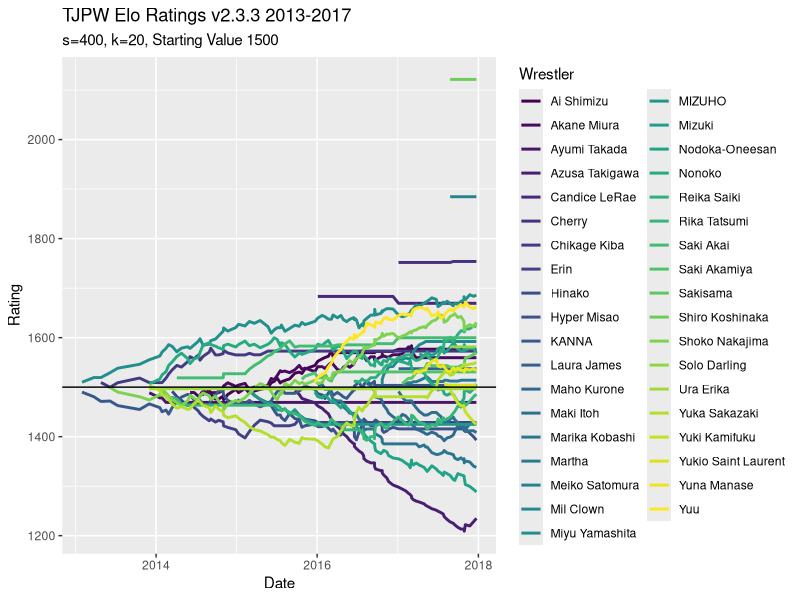
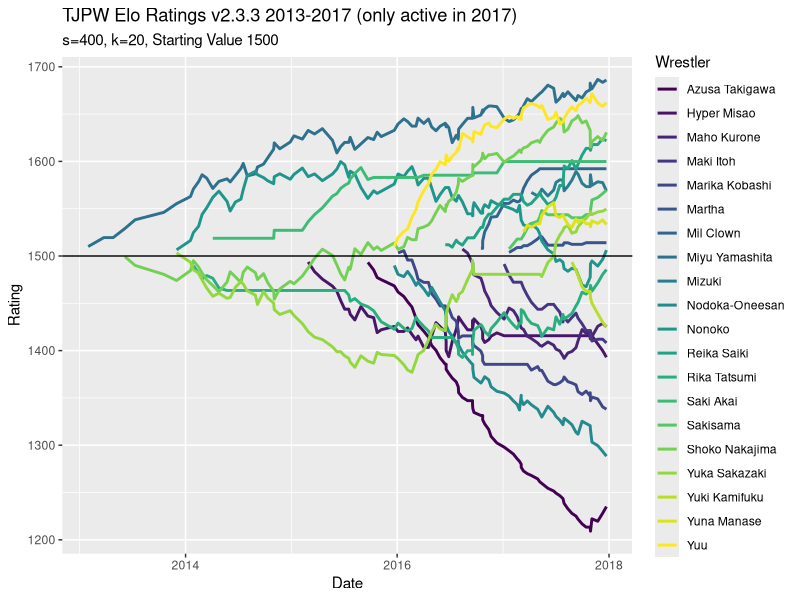

Write R code to recreate these figures, in order.
## ---- chunk 1
knitr::opts_chunk$set(echo = TRUE)
library(tidyverse)
library(readxl)
safe_colorblind_palette <- c("#88CCEE", "#CC6677", "#DDCC77", "#117733", "#332288", "#AA4499", 
                             "#44AA99", "#999933", "#882255", "#661100", "#6699CC", "#888888")
## ---- chunk 2
tjpw13 = read_excel("TJPW Metrics.xlsx", sheet = 2, col_types = c("guess", "date", "guess", "guess", "guess", "text", rep("guess", 14)))

tjpw14 = read_excel("TJPW Metrics.xlsx", sheet = 3, col_types = c("guess", "date", "guess", "guess", "guess", "text", rep("guess", 14)))

tjpw15 = read_excel("TJPW Metrics.xlsx", sheet = 4, col_types = c("guess", "date", "guess", "guess", "guess", "text", rep("guess", 14)))

tjpw16 = read_excel("TJPW Metrics.xlsx", sheet = 5, col_types = c("guess", "date", "guess", "guess", "guess", "text", rep("guess", 14)))

tjpw17 = read_excel("TJPW Metrics.xlsx", sheet = 6, col_types = c("guess", "date", "guess", "guess", "guess", "text", rep("guess", 14)))

tjpw = rbind(tjpw13, tjpw14, tjpw15, tjpw16, tjpw17)
## ---- chunk 3
singles = tjpw %>% 
  filter(`Match Type` == "Singles")

tag = tjpw %>% 
  filter(`Match Type` == "Tag")

threeway = tjpw %>% 
  filter(`Match Type` == "3 Way")

sixperson = tjpw %>% 
  filter(`Match Type` == "6 Person Tag")
## ---- chunk 4
summary(factor(tjpw$Event))
## ---- chunk 5
expected <- function(ra, rb, s = 400){
  expected_outcome = 1 / (1 + 10^((rb - ra)/s))
  return(expected_outcome)
} 
## ---- chunk 6
new_rating <- function(ra, rb, outcome, k = 20){
  new = ra + k * (outcome - expected(ra, rb))
  return(new)
}

new_rating_threeway <- function(r1, r2, r3, outcome, k = 20){
  expected_threeway = (expected(r1, r2) + expected(r1, r3)) / 3
  new = r1 + k * (outcome - expected_threeway)
  return(new)
}
## ---- chunk 7

events_dates = tjpw %>% 
  select(Event, Date) %>% 
  distinct(Event, .keep_all = T)
## ---- chunk 8
wrestlers = as.vector(rbind(tjpw$`Wrestler 1`, tjpw$`Wrestler 2`, tjpw$`Wrestler 3`,
                            tjpw$`Wrestler 4`, tjpw$`Wrestler 5`, tjpw$`Wrestler 6`)) %>% 
  unique() %>% 
  na.omit()
## ---- chunk 9
prior_exp = read_excel("TJPW Metrics.xlsx", sheet = 7)
## ---- chunk 10
Ratings = data.frame(matrix(nrow = nrow(events_dates), ncol = length(wrestlers)+2))
colnames(Ratings) = c("Event", "Date", wrestlers)
Ratings$Event = events_dates$Event
Ratings$Date = events_dates$Date

starting_ratings = c(1500, 1500, rep(NA, length(wrestlers)-2))
## ---- chunk 11
#V1
calculate_new_ratings <- function(indiv_event){
  this_event = singles %>% 
    filter(Event == indiv_event)
  
  prior_ratings = if(indiv_event == "The First Meeting"){
    starting_ratings
  }
  else{
    Ratings[which(Ratings$Event == indiv_event) - 1,3:ncol(Ratings)]
  }
  
  new_ratings = prior_ratings
  for(i in 1:nrow(this_event)){
    W1 = which(colnames(Ratings) == this_event$`Wrestler 1`[i])
    W2 = which(colnames(Ratings) == this_event$`Wrestler 2`[i])
    prior_ratings[W1-2] = ifelse(!is.na(prior_ratings[W1-2]), prior_ratings[W1-2], 1500)
    prior_ratings[W2-2] = ifelse(!is.na(prior_ratings[W2-2]), prior_ratings[W2-2], 1500)
    if(this_event$Decision[i] == "Time Limit Draw"){
      new_ratings[W1-2] =  new_rating(prior_ratings[W1-2], prior_ratings[W2-2], 0.5)
      new_ratings[W2-2] =  new_rating(prior_ratings[W2-2], prior_ratings[W1-2], 0.5)
    }
    else{
      new_ratings[W1-2] =  new_rating(prior_ratings[W1-2], prior_ratings[W2-2], 1)
      new_ratings[W2-2] =  new_rating(prior_ratings[W2-2], prior_ratings[W1-2], 0)
    }
  }
  return(new_ratings)
}
## ---- chunk 12
#V2.4 (Prior Experience Used For Starting Ratings)
calculate_new_ratings2 <- function(indiv_event){
  this_event = tjpw %>% 
    filter(Event == indiv_event)
  
  prior_ratings = if(indiv_event == "The First Meeting"){
    starting_ratings
  }
  else{
    Ratings[which(Ratings$Event == indiv_event) - 1,3:ncol(Ratings)]
  }
  
  new_ratings = prior_ratings
  for(i in 1:nrow(this_event)){
    if(this_event$`Match Type`[i] == "Singles"){
       W1 = which(colnames(Ratings) == this_event$`Wrestler 1`[i])
       W2 = which(colnames(Ratings) == this_event$`Wrestler 2`[i])
       prior_ratings[W1-2] = ifelse(!is.na(prior_ratings[W1-2]), prior_ratings[W1-2],
                                    1500 + 20 * prior_exp$Years[which(prior_exp$Wrestler == this_event$`Wrestler 1`[i])])
       prior_ratings[W2-2] = ifelse(!is.na(prior_ratings[W2-2]), prior_ratings[W2-2],
                                    1500 + 20 * prior_exp$Years[which(prior_exp$Wrestler == this_event$`Wrestler 2`[i])])
       if(this_event$Decision[i] == "Time Limit Draw"){
         new_ratings[W1-2] =  new_rating(prior_ratings[W1-2], prior_ratings[W2-2], 0.5)
         new_ratings[W2-2] =  new_rating(prior_ratings[W2-2], prior_ratings[W1-2], 0.5)
       }
       else{
         new_ratings[W1-2] =  new_rating(prior_ratings[W1-2], prior_ratings[W2-2], 1)
         new_ratings[W2-2] =  new_rating(prior_ratings[W2-2], prior_ratings[W1-2], 0)
       }
    }
    if(this_event$`Match Type`[i] == "Tag"){
      W1 = which(colnames(Ratings) == this_event$`Wrestler 1`[i])
      W2 = which(colnames(Ratings) == this_event$`Wrestler 2`[i])
      W3 = which(colnames(Ratings) == this_event$`Wrestler 3`[i])
      W4 = which(colnames(Ratings) == this_event$`Wrestler 4`[i])
      prior_ratings[W1-2] = ifelse(!is.na(prior_ratings[W1-2]), prior_ratings[W1-2], 1500 + 20 * prior_exp$Years[which(prior_exp$Wrestler == this_event$`Wrestler 1`[i])])
      prior_ratings[W2-2] = ifelse(!is.na(prior_ratings[W2-2]), prior_ratings[W2-2], 1500 + 20 * prior_exp$Years[which(prior_exp$Wrestler == this_event$`Wrestler 2`[i])])
      prior_ratings[W3-2] = ifelse(!is.na(prior_ratings[W3-2]), prior_ratings[W3-2], 1500 + 20 * prior_exp$Years[which(prior_exp$Wrestler == this_event$`Wrestler 3`[i])])
      prior_ratings[W4-2] = ifelse(!is.na(prior_ratings[W4-2]), prior_ratings[W4-2], 1500 + 20 * prior_exp$Years[which(prior_exp$Wrestler == this_event$`Wrestler 4`[i])])
      prior_team1_rating = mean(c(as.double(prior_ratings[W1-2]),
                                  as.double(prior_ratings[W2-2])))
      prior_team2_rating = mean(c(as.double(prior_ratings[W3-2]),
                                  as.double(prior_ratings[W4-2])))
      if(this_event$Decision[i] == "Time Limit Draw"){
        new_team1_rating = new_rating(prior_team1_rating, prior_team2_rating, 0.5)
        new_team2_rating = new_rating(prior_team2_rating, prior_team1_rating, 0.5)
      }
      else{
        new_team1_rating = new_rating(prior_team1_rating, prior_team2_rating, 1)
        new_team2_rating = new_rating(prior_team2_rating, prior_team1_rating, 0)
      }
      new_ratings[W1-2] = prior_ratings[W1-2] + (new_team1_rating - prior_team1_rating) * (2/3)
      new_ratings[W2-2] = prior_ratings[W2-2] + (new_team1_rating - prior_team1_rating) * (1/3)
      new_ratings[W3-2] = prior_ratings[W3-2] + (new_team2_rating - prior_team2_rating) * (2/3)
      new_ratings[W4-2] = prior_ratings[W4-2] + (new_team2_rating - prior_team2_rating) * (1/3)
    }
    if(this_event$`Match Type`[i] == "6 Person Tag"){
      W1 = which(colnames(Ratings) == this_event$`Wrestler 1`[i])
      W2 = which(colnames(Ratings) == this_event$`Wrestler 2`[i])
      W3 = which(colnames(Ratings) == this_event$`Wrestler 3`[i])
      W4 = which(colnames(Ratings) == this_event$`Wrestler 4`[i])
      W5 = which(colnames(Ratings) == this_event$`Wrestler 5`[i])
      W6 = which(colnames(Ratings) == this_event$`Wrestler 6`[i])
      prior_ratings[W1-2] = ifelse(!is.na(prior_ratings[W1-2]), prior_ratings[W1-2], 1500 + 20 * prior_exp$Years[which(prior_exp$Wrestler == this_event$`Wrestler 1`[i])])
      prior_ratings[W2-2] = ifelse(!is.na(prior_ratings[W2-2]), prior_ratings[W2-2], 1500 + 20 * prior_exp$Years[which(prior_exp$Wrestler == this_event$`Wrestler 2`[i])])
      prior_ratings[W3-2] = ifelse(!is.na(prior_ratings[W3-2]), prior_ratings[W3-2], 1500 + 20 * prior_exp$Years[which(prior_exp$Wrestler == this_event$`Wrestler 3`[i])])
      prior_ratings[W4-2] = ifelse(!is.na(prior_ratings[W4-2]), prior_ratings[W4-2], 1500 + 20 * prior_exp$Years[which(prior_exp$Wrestler == this_event$`Wrestler 4`[i])])
      prior_ratings[W5-2] = ifelse(!is.na(prior_ratings[W5-2]), prior_ratings[W5-2], 1500 + 20 * prior_exp$Years[which(prior_exp$Wrestler == this_event$`Wrestler 5`[i])])
      prior_ratings[W6-2] = ifelse(!is.na(prior_ratings[W6-2]), prior_ratings[W6-2], 1500 + 20 * prior_exp$Years[which(prior_exp$Wrestler == this_event$`Wrestler 6`[i])])
      prior_team1_rating = mean(c(as.double(prior_ratings[W1-2]),
                                  as.double(prior_ratings[W2-2]),
                                  as.double(prior_ratings[W3-2])))
      prior_team2_rating = mean(c(as.double(prior_ratings[W4-2]),
                                  as.double(prior_ratings[W5-2]),
                                  as.double(prior_ratings[W6-2])))
      if(this_event$Decision[i] == "Time Limit Draw"){
        new_team1_rating = new_rating(prior_team1_rating, prior_team2_rating, 0.5)
        new_team2_rating = new_rating(prior_team2_rating, prior_team1_rating, 0.5)
      }
      else{
        new_team1_rating = new_rating(prior_team1_rating, prior_team2_rating, 1)
        new_team2_rating = new_rating(prior_team2_rating, prior_team1_rating, 0)
      }
      new_ratings[W1-2] = prior_ratings[W1-2] + (new_team1_rating - prior_team1_rating) * (1/2)
      new_ratings[W2-2] = prior_ratings[W2-2] + (new_team1_rating - prior_team1_rating) * (1/4)
      new_ratings[W3-2] = prior_ratings[W3-2] + (new_team1_rating - prior_team1_rating) * (1/4)
      new_ratings[W4-2] = prior_ratings[W4-2] + (new_team2_rating - prior_team2_rating) * (1/2)
      new_ratings[W5-2] = prior_ratings[W5-2] + (new_team2_rating - prior_team2_rating) * (1/4)
      new_ratings[W6-2] = prior_ratings[W6-2] + (new_team2_rating - prior_team2_rating) * (1/4)
    }
    if(this_event$`Match Type`[i] == "3 Way"){
      W1 = which(colnames(Ratings) == this_event$`Wrestler 1`[i])
      W2 = which(colnames(Ratings) == this_event$`Wrestler 2`[i])
      W3 = which(colnames(Ratings) == this_event$`Wrestler 3`[i])
      prior_ratings[W1-2] = ifelse(!is.na(prior_ratings[W1-2]), prior_ratings[W1-2], 1500 + 20 * prior_exp$Years[which(prior_exp$Wrestler == this_event$`Wrestler 1`[i])])
      prior_ratings[W2-2] = ifelse(!is.na(prior_ratings[W2-2]), prior_ratings[W2-2], 1500 + 20 * prior_exp$Years[which(prior_exp$Wrestler == this_event$`Wrestler 2`[i])])
      prior_ratings[W3-2] = ifelse(!is.na(prior_ratings[W3-2]), prior_ratings[W3-2], 1500 + 20 * prior_exp$Years[which(prior_exp$Wrestler == this_event$`Wrestler 3`[i])])
      if(this_event$Decision[i] == "Time Limit Draw"){
        new_ratings[W1-2] = new_rating_threeway(prior_ratings[W1-2], prior_ratings[W2-2], prior_ratings[W3-2], 1/3)
        new_ratings[W2-2] = new_rating_threeway(prior_ratings[W2-2], prior_ratings[W1-2], prior_ratings[W3-2], 1/3)
        new_ratings[W3-2] = new_rating_threeway(prior_ratings[W3-2], prior_ratings[W2-2], prior_ratings[W1-2], 1/3)
      }
      else{
        if(this_event$`W3 Result`[i] == "L*"){
          if(this_event$`W2 Result`[i] == "L*"){
            new_ratings[W1-2] = new_rating_threeway(prior_ratings[W1-2], prior_ratings[W2-2], prior_ratings[W3-2], 1)
            new_ratings[W2-2] = new_rating_threeway(prior_ratings[W2-2], prior_ratings[W1-2], prior_ratings[W3-2], 0)
            new_ratings[W3-2] = new_rating_threeway(prior_ratings[W3-2], prior_ratings[W2-2], prior_ratings[W1-2], 0)
          }
          if(this_event$`W2 Result`[i] == "W*"){
            new_ratings[W1-2] = new_rating_threeway(prior_ratings[W1-2], prior_ratings[W2-2], prior_ratings[W3-2], 0.5)
            new_ratings[W2-2] = new_rating_threeway(prior_ratings[W2-2], prior_ratings[W1-2], prior_ratings[W3-2], 0.5)
            new_ratings[W3-2] = new_rating_threeway(prior_ratings[W3-2], prior_ratings[W2-2], prior_ratings[W1-2], 0)
          }
        }
        else{
          new_ratings[W1-2] = new_rating_threeway(prior_ratings[W1-2], prior_ratings[W2-2], prior_ratings[W3-2], 5/6)
          new_ratings[W2-2] = new_rating_threeway(prior_ratings[W2-2], prior_ratings[W1-2], prior_ratings[W3-2], 0)
          new_ratings[W3-2] = new_rating_threeway(prior_ratings[W3-2], prior_ratings[W2-2], prior_ratings[W1-2], 1/6)
        }
      }
    }
    prior_ratings = new_ratings #Fixes issue with multiple matches at one show
  }
  return(new_ratings)
}
## ---- chunk 13
j = 1
while(j <= nrow(Ratings)){
  Ratings[j, 3:ncol(Ratings)] = calculate_new_ratings2(events_dates$Event[j])
  j = j+1
}
## ---- chunk 14
Ratings.long = Ratings %>% 
  pivot_longer(3:ncol(Ratings), names_to = "Wrestler", values_to = "Rating")

long.2017 = Ratings %>% 
  select(c(1:3,6,8:9,11,13,16,18,20:22,24,26:27,30:34,36)) %>% 
  pivot_longer(`Miyu Yamashita`:`Yuki Kamifuku`, names_to = "Wrestler", values_to = "Rating")
## ---- chunk 15
Ratings.long %>% 
  ggplot(aes(x = Date, y = Rating, color = Wrestler)) +
  geom_line(size = 1) +
  scale_color_viridis_d() +
  geom_hline(yintercept = 1500) +
  labs(title = "TJPW Elo Ratings v2.3.3 2013-2017",
       subtitle = "s=400, k=20, Starting Value 1500")

long.2017 %>% 
  ggplot(aes(x = Date, y = Rating, color = Wrestler)) +
  geom_line(size = 1) +
  scale_color_viridis_d() +
  geom_hline(yintercept = 1500) +
  labs(title = "TJPW Elo Ratings v2.3.3 2013-2017 (only active in 2017)",
       subtitle = "s=400, k=20, Starting Value 1500")
## ---- chunk 16
end2013 = Ratings[7, 3:7]
row.names(end2013) = "Elo Rating"

end2014 = Ratings[28, 3:14]
row.names(end2014) = "Elo Rating"

end2015 = Ratings[46, 3:21]
row.names(end2015) = "Elo Rating"

end2016 = Ratings[79, 3:27]
row.names(end2016) = "Elo Rating"

end2017 = Ratings[111, 3:39]
row.names(end2017) = "Elo Rating"

Ratings.v2.4 = Ratings
## ---- chunk 17
elo.change.2013 = end2013 - rep(1500, 5)
row.names(elo.change.2013) = "Rating Change"

elo.change.2014 = end2014 - c(end2013, rep(1500, 7))
row.names(elo.change.2014) = "Rating Change"
  
elo.change.2015 = end2015 - c(end2014, rep(1500,7))
row.names(elo.change.2015) = "Rating Change"
  
elo.change.2016 = end2016 - c(end2015, rep(1500,6))
row.names(elo.change.2016) = "Rating Change"

elo.change.2017 = end2017 - c(end2016, rep(1500,12))
row.names(elo.change.2017) = "Rating Change"
